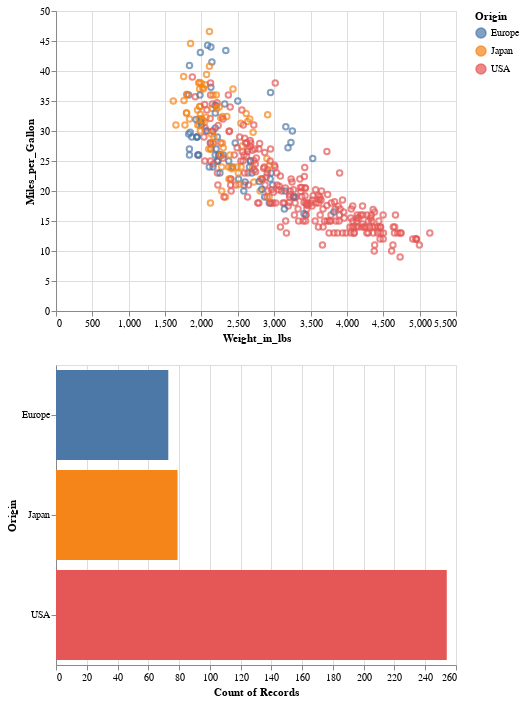

Notebook source saved alongside this figure:
### Code cell
hist = alt.Chart(cars).mark_bar().encode(
    x='count()',
    y='Origin',
    color='Origin'
).transform_filter(
    interval
)

cars_chart & hist
alt.vconcat(cars_chart, hist)

### Figure 1 — Vega-Lite specification as saved in the notebook (floating-point values rounded to 4 significant figures; data arrays with more than 128 entries replaced by an {"elided": "..."} marker saying what was removed)
{"$schema": "https://vega.github.io/schema/vega-lite/v2.4.3.json", "config": {"view": {"height": 300, "width": 400}}, "vconcat": [{"data": {"values": {"elided": "406 records"}}, "encoding": {"color": {"condition": {"field": "Origin", "selection": "selector023", "type": "nominal"}, "value": "lightgray"}, "tooltip": {"field": "Name", "type": "nominal"}, "x": {"field": "Weight_in_lbs", "type": "quantitative"}, "y": {"field": "Miles_per_Gallon", "type": "quantitative"}}, "mark": "point", "selection": {"selector023": {"encodings": ["x", "y"], "mark": {"fill": "#333", "fillOpacity": 0.125, "stroke": "white"}, "on": "[mousedown, window:mouseup] > window:mousemove!", "resolve": "global", "translate": "[mousedown, window:mouseup] > window:mousemove!", "type": "interval", "zoom": "wheel!"}}}, {"data": {"values": {"elided": "406 records"}}, "encoding": {"color": {"field": "Origin", "type": "nominal"}, "x": {"aggregate": "count", "type": "quantitative"}, "y": {"field": "Origin", "type": "nominal"}}, "mark": "bar", "transform": [{"filter": {"selection": "selector023"}}]}]}
